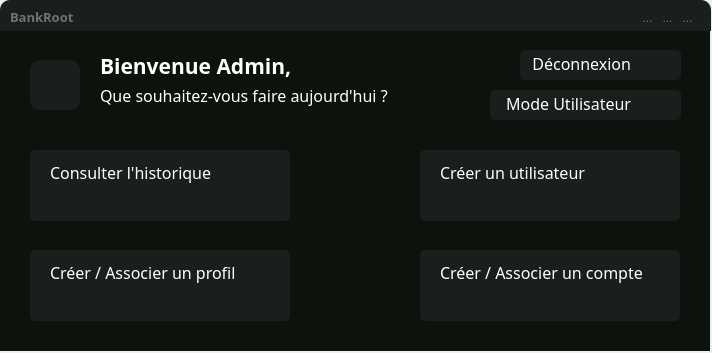
<?xml version="1.0" encoding="UTF-8"?>
<ui version="4.0">
 <class>admin_homepage</class>
 <widget class="QWidget" name="admin_homepage">
  <property name="geometry">
   <rect>
    <x>0</x>
    <y>0</y>
    <width>712</width>
    <height>353</height>
   </rect>
  </property>
  <property name="windowTitle">
   <string>Form</string>
  </property>
  <widget class="QWidget" name="widget" native="true">
   <property name="enabled">
    <bool>true</bool>
   </property>
   <property name="geometry">
    <rect>
     <x>0</x>
     <y>30</y>
     <width>710</width>
     <height>321</height>
    </rect>
   </property>
   <property name="font">
    <font>
     <pointsize>1</pointsize>
    </font>
   </property>
   <property name="cursor">
    <cursorShape>ArrowCursor</cursorShape>
   </property>
   <property name="mouseTracking">
    <bool>true</bool>
   </property>
   <property name="styleSheet">
    <string notr="true">QWidget {
    background-color: #0C120C;
}</string>
   </property>
   <widget class="QLabel" name="labelFirstName_3">
    <property name="geometry">
     <rect>
      <x>100</x>
      <y>20</y>
      <width>231</width>
      <height>31</height>
     </rect>
    </property>
    <property name="font">
     <font>
      <family>Segoe UI Variable Small</family>
      <pointsize>16</pointsize>
      <bold>true</bold>
     </font>
    </property>
    <property name="styleSheet">
     <string notr="true">QLabel {
    color: white;
}</string>
    </property>
    <property name="text">
     <string>Bienvenue Admin,</string>
    </property>
   </widget>
   <widget class="QWidget" name="widget_20" native="true">
    <property name="geometry">
     <rect>
      <x>30</x>
      <y>30</y>
      <width>50</width>
      <height>50</height>
     </rect>
    </property>
    <property name="styleSheet">
     <string notr="true">QWidget {
    background-color: #181F1C;
border-radius: 10px; 
}</string>
    </property>
   </widget>
   <widget class="QWidget" name="ActionBtn_12" native="true">
    <property name="geometry">
     <rect>
      <x>30</x>
      <y>120</y>
      <width>260</width>
      <height>75</height>
     </rect>
    </property>
    <property name="cursor">
     <cursorShape>PointingHandCursor</cursorShape>
    </property>
    <property name="styleSheet">
     <string notr="true">background:transparent;</string>
    </property>
    <widget class="QToolButton" name="logcl_adm">
     <property name="geometry">
      <rect>
       <x>0</x>
       <y>0</y>
       <width>260</width>
       <height>71</height>
      </rect>
     </property>
     <property name="cursor">
      <cursorShape>PointingHandCursor</cursorShape>
     </property>
     <property name="styleSheet">
      <string notr="true">QToolButton {
    background-color: #181F1C;
	border-radius: 5px; 
}

QToolButton:hover{
background:#595554;
}</string>
     </property>
     <property name="text">
      <string/>
     </property>
    </widget>
    <widget class="QLabel" name="ActionBtnName_12">
     <property name="geometry">
      <rect>
       <x>20</x>
       <y>7</y>
       <width>221</width>
       <height>31</height>
      </rect>
     </property>
     <property name="font">
      <font>
       <family>Segoe UI Variable Small</family>
       <pointsize>12</pointsize>
      </font>
     </property>
     <property name="styleSheet">
      <string notr="true">QLabel {
    color: white;
background: transparent;
}</string>
     </property>
     <property name="text">
      <string>Consulter l'historique</string>
     </property>
    </widget>
    <widget class="QToolButton" name="toolButton_28">
     <property name="geometry">
      <rect>
       <x>18</x>
       <y>38</y>
       <width>21</width>
       <height>21</height>
      </rect>
     </property>
     <property name="styleSheet">
      <string notr="true">QToolButton{
border-radius:45px;
background:transparent;
}
</string>
     </property>
     <property name="text">
      <string/>
     </property>
     <property name="icon">
      <iconset resource="ressource.qrc">
       <normaloff>:/assets/people2.png</normaloff>:/assets/people2.png</iconset>
     </property>
     <property name="iconSize">
      <size>
       <width>128</width>
       <height>128</height>
      </size>
     </property>
    </widget>
   </widget>
   <widget class="QWidget" name="widget_25" native="true">
    <property name="geometry">
     <rect>
      <x>1030</x>
      <y>30</y>
      <width>61</width>
      <height>51</height>
     </rect>
    </property>
    <property name="styleSheet">
     <string notr="true">QWidget {
    background-color: #181F1C;
border-radius: 10px; 
}</string>
    </property>
    <widget class="QToolButton" name="adminChange">
     <property name="geometry">
      <rect>
       <x>10</x>
       <y>10</y>
       <width>41</width>
       <height>31</height>
      </rect>
     </property>
     <property name="statusTip">
      <string/>
     </property>
     <property name="styleSheet">
      <string notr="true">QToolButton{
border-radius:45px;
}

QToolButton:hover{
border-radius:45px;
background:red;
}</string>
     </property>
     <property name="text">
      <string/>
     </property>
     <property name="icon">
      <iconset resource="ressource.qrc">
       <normaloff>:/assets/logout.png</normaloff>:/assets/logout.png</iconset>
     </property>
     <property name="iconSize">
      <size>
       <width>32</width>
       <height>32</height>
      </size>
     </property>
     <property name="autoRaise">
      <bool>false</bool>
     </property>
    </widget>
   </widget>
   <widget class="QWidget" name="ActionBtn_11" native="true">
    <property name="geometry">
     <rect>
      <x>30</x>
      <y>220</y>
      <width>260</width>
      <height>75</height>
     </rect>
    </property>
    <property name="cursor">
     <cursorShape>PointingHandCursor</cursorShape>
    </property>
    <property name="styleSheet">
     <string notr="true">background:transparent;</string>
    </property>
    <widget class="QToolButton" name="crprofil_adm">
     <property name="geometry">
      <rect>
       <x>0</x>
       <y>0</y>
       <width>260</width>
       <height>71</height>
      </rect>
     </property>
     <property name="styleSheet">
      <string notr="true">QToolButton {
    background-color: #181F1C;
	border-radius: 5px; 
}

QToolButton:hover{
background:#595554;
}</string>
     </property>
     <property name="text">
      <string/>
     </property>
    </widget>
    <widget class="QLabel" name="ActionBtnName_11">
     <property name="geometry">
      <rect>
       <x>20</x>
       <y>7</y>
       <width>211</width>
       <height>31</height>
      </rect>
     </property>
     <property name="font">
      <font>
       <family>Segoe UI Variable Small</family>
       <pointsize>12</pointsize>
      </font>
     </property>
     <property name="styleSheet">
      <string notr="true">QLabel {
    color: white;
background: transparent;
}</string>
     </property>
     <property name="text">
      <string>Créer / Associer un profil</string>
     </property>
    </widget>
    <widget class="QToolButton" name="toolButton_27">
     <property name="geometry">
      <rect>
       <x>18</x>
       <y>38</y>
       <width>21</width>
       <height>21</height>
      </rect>
     </property>
     <property name="styleSheet">
      <string notr="true">QToolButton{
border-radius:45px;
background:transparent;
}
</string>
     </property>
     <property name="text">
      <string/>
     </property>
     <property name="icon">
      <iconset resource="ressource.qrc">
       <normaloff>:/assets/people2.png</normaloff>:/assets/people2.png</iconset>
     </property>
     <property name="iconSize">
      <size>
       <width>128</width>
       <height>128</height>
      </size>
     </property>
    </widget>
   </widget>
   <widget class="QLabel" name="labelFirstName_4">
    <property name="geometry">
     <rect>
      <x>100</x>
      <y>50</y>
      <width>291</width>
      <height>31</height>
     </rect>
    </property>
    <property name="font">
     <font>
      <family>Segoe UI Variable Small</family>
      <pointsize>12</pointsize>
     </font>
    </property>
    <property name="styleSheet">
     <string notr="true">QLabel {
    color: white;
}</string>
    </property>
    <property name="text">
     <string>Que souhaitez-vous faire aujourd'hui ?</string>
    </property>
   </widget>
   <widget class="QWidget" name="ActionBtn_9" native="true">
    <property name="geometry">
     <rect>
      <x>420</x>
      <y>120</y>
      <width>260</width>
      <height>75</height>
     </rect>
    </property>
    <property name="cursor">
     <cursorShape>PointingHandCursor</cursorShape>
    </property>
    <property name="styleSheet">
     <string notr="true">background:transparent;</string>
    </property>
    <widget class="QToolButton" name="cruser_adm">
     <property name="geometry">
      <rect>
       <x>0</x>
       <y>0</y>
       <width>260</width>
       <height>71</height>
      </rect>
     </property>
     <property name="styleSheet">
      <string notr="true">QToolButton {
    background-color: #181F1C;
	border-radius: 5px; 
}

QToolButton:hover{
background:#595554;
}</string>
     </property>
     <property name="text">
      <string/>
     </property>
    </widget>
    <widget class="QLabel" name="ActionBtnName_9">
     <property name="geometry">
      <rect>
       <x>20</x>
       <y>7</y>
       <width>211</width>
       <height>31</height>
      </rect>
     </property>
     <property name="font">
      <font>
       <family>Segoe UI Variable Small</family>
       <pointsize>12</pointsize>
      </font>
     </property>
     <property name="styleSheet">
      <string notr="true">QLabel {
    color: white;
background: transparent;
}</string>
     </property>
     <property name="text">
      <string>Créer un utilisateur</string>
     </property>
    </widget>
    <widget class="QToolButton" name="toolButton_23">
     <property name="geometry">
      <rect>
       <x>18</x>
       <y>38</y>
       <width>21</width>
       <height>21</height>
      </rect>
     </property>
     <property name="styleSheet">
      <string notr="true">QToolButton{
border-radius:45px;
background:transparent;
}
</string>
     </property>
     <property name="text">
      <string/>
     </property>
     <property name="icon">
      <iconset resource="ressource.qrc">
       <normaloff>:/assets/people2.png</normaloff>:/assets/people2.png</iconset>
     </property>
     <property name="iconSize">
      <size>
       <width>128</width>
       <height>128</height>
      </size>
     </property>
    </widget>
   </widget>
   <widget class="QWidget" name="ActionBtn_13" native="true">
    <property name="geometry">
     <rect>
      <x>420</x>
      <y>220</y>
      <width>260</width>
      <height>75</height>
     </rect>
    </property>
    <property name="cursor">
     <cursorShape>PointingHandCursor</cursorShape>
    </property>
    <property name="styleSheet">
     <string notr="true">background:transparent;</string>
    </property>
    <widget class="QToolButton" name="associer_adm">
     <property name="geometry">
      <rect>
       <x>0</x>
       <y>0</y>
       <width>260</width>
       <height>71</height>
      </rect>
     </property>
     <property name="styleSheet">
      <string notr="true">QToolButton {
    background-color: #181F1C;
	border-radius: 5px; 
}

QToolButton:hover{
background:#595554;
}</string>
     </property>
     <property name="text">
      <string/>
     </property>
    </widget>
    <widget class="QLabel" name="ActionBtnName_14">
     <property name="geometry">
      <rect>
       <x>20</x>
       <y>7</y>
       <width>211</width>
       <height>31</height>
      </rect>
     </property>
     <property name="font">
      <font>
       <family>Segoe UI Variable Small</family>
       <pointsize>12</pointsize>
      </font>
     </property>
     <property name="styleSheet">
      <string notr="true">QLabel {
    color: white;
background: transparent;
}</string>
     </property>
     <property name="text">
      <string>Créer / Associer un compte</string>
     </property>
    </widget>
    <widget class="QToolButton" name="toolButton_32">
     <property name="geometry">
      <rect>
       <x>18</x>
       <y>38</y>
       <width>21</width>
       <height>21</height>
      </rect>
     </property>
     <property name="styleSheet">
      <string notr="true">QToolButton{
border-radius:45px;
background:transparent;
}
</string>
     </property>
     <property name="text">
      <string/>
     </property>
     <property name="icon">
      <iconset resource="ressource.qrc">
       <normaloff>:/assets/people2.png</normaloff>:/assets/people2.png</iconset>
     </property>
     <property name="iconSize">
      <size>
       <width>128</width>
       <height>128</height>
      </size>
     </property>
    </widget>
   </widget>
   <widget class="QWidget" name="LittleActionBtn" native="true">
    <property name="geometry">
     <rect>
      <x>520</x>
      <y>20</y>
      <width>161</width>
      <height>31</height>
     </rect>
    </property>
    <property name="styleSheet">
     <string notr="true">background:transparent;</string>
    </property>
    <widget class="QToolButton" name="logoff">
     <property name="geometry">
      <rect>
       <x>0</x>
       <y>0</y>
       <width>161</width>
       <height>30</height>
      </rect>
     </property>
     <property name="styleSheet">
      <string notr="true">QToolButton {
    background-color: #181F1C;
	border-radius: 5px; 
}

QToolButton:hover{
background:#595554;
}</string>
     </property>
     <property name="text">
      <string/>
     </property>
    </widget>
    <widget class="QLabel" name="LittleActionBtnName">
     <property name="geometry">
      <rect>
       <x>10</x>
       <y>-2</y>
       <width>101</width>
       <height>31</height>
      </rect>
     </property>
     <property name="font">
      <font>
       <family>Segoe UI Variable Small</family>
       <pointsize>12</pointsize>
      </font>
     </property>
     <property name="styleSheet">
      <string notr="true">QLabel {
    color: white;
background: transparent;
}</string>
     </property>
     <property name="text">
      <string>Déconnexion</string>
     </property>
     <property name="alignment">
      <set>Qt::AlignRight|Qt::AlignTrailing|Qt::AlignVCenter</set>
     </property>
    </widget>
    <widget class="QToolButton" name="LittleActionIcon">
     <property name="geometry">
      <rect>
       <x>130</x>
       <y>4</y>
       <width>21</width>
       <height>21</height>
      </rect>
     </property>
     <property name="styleSheet">
      <string notr="true">QToolButton{
border-radius:45px;
background:transparent;
}
</string>
     </property>
     <property name="text">
      <string/>
     </property>
     <property name="icon">
      <iconset resource="ressource.qrc">
       <normaloff>:/assets/logout2.png</normaloff>:/assets/logout2.png</iconset>
     </property>
     <property name="iconSize">
      <size>
       <width>128</width>
       <height>128</height>
      </size>
     </property>
    </widget>
   </widget>
   <widget class="QWidget" name="LittleActionBtn_2" native="true">
    <property name="geometry">
     <rect>
      <x>490</x>
      <y>60</y>
      <width>191</width>
      <height>31</height>
     </rect>
    </property>
    <property name="styleSheet">
     <string notr="true">background:transparent;</string>
    </property>
    <widget class="QToolButton" name="switchRole">
     <property name="geometry">
      <rect>
       <x>0</x>
       <y>0</y>
       <width>191</width>
       <height>30</height>
      </rect>
     </property>
     <property name="styleSheet">
      <string notr="true">QToolButton {
    background-color: #181F1C;
	border-radius: 5px; 
}

QToolButton:hover{
background:#595554;
}</string>
     </property>
     <property name="text">
      <string/>
     </property>
    </widget>
    <widget class="QLabel" name="LittleActionBtnName_2">
     <property name="geometry">
      <rect>
       <x>10</x>
       <y>-2</y>
       <width>131</width>
       <height>31</height>
      </rect>
     </property>
     <property name="font">
      <font>
       <family>Segoe UI Variable Small</family>
       <pointsize>12</pointsize>
      </font>
     </property>
     <property name="styleSheet">
      <string notr="true">QLabel {
    color: white;
background: transparent;
}</string>
     </property>
     <property name="text">
      <string>Mode Utilisateur</string>
     </property>
     <property name="alignment">
      <set>Qt::AlignRight|Qt::AlignTrailing|Qt::AlignVCenter</set>
     </property>
    </widget>
    <widget class="QToolButton" name="LittleActionIcon_2">
     <property name="geometry">
      <rect>
       <x>160</x>
       <y>4</y>
       <width>21</width>
       <height>21</height>
      </rect>
     </property>
     <property name="styleSheet">
      <string notr="true">QToolButton{
border-radius:45px;
background:transparent;
}
</string>
     </property>
     <property name="text">
      <string/>
     </property>
     <property name="icon">
      <iconset resource="ressource.qrc">
       <normaloff>:/assets/unlock2.png</normaloff>:/assets/unlock2.png</iconset>
     </property>
     <property name="iconSize">
      <size>
       <width>128</width>
       <height>128</height>
      </size>
     </property>
    </widget>
   </widget>
  </widget>
  <widget class="QWidget" name="topbar" native="true">
   <property name="geometry">
    <rect>
     <x>0</x>
     <y>0</y>
     <width>711</width>
     <height>31</height>
    </rect>
   </property>
   <property name="styleSheet">
    <string notr="true">background-color:rgb(24,31, 28);
color:rgb(109, 114, 117);
border-top-right-radius: 10px;
border-top-left-radius: 10px;
</string>
   </property>
   <widget class="QLabel" name="label_64">
    <property name="geometry">
     <rect>
      <x>10</x>
      <y>1</y>
      <width>91</width>
      <height>31</height>
     </rect>
    </property>
    <property name="font">
     <font>
      <family>Nohemi</family>
      <pointsize>10</pointsize>
      <bold>true</bold>
     </font>
    </property>
    <property name="styleSheet">
     <string notr="true"/>
    </property>
    <property name="text">
     <string>BankRoot</string>
    </property>
   </widget>
   <widget class="QToolButton" name="reduced_adm">
    <property name="geometry">
     <rect>
      <x>640</x>
      <y>10</y>
      <width>15</width>
      <height>15</height>
     </rect>
    </property>
    <property name="styleSheet">
     <string notr="true">QToolButton{
border-radius:45px;
}

QToolButton:hover{
border-radius:45px;
background:red;
}</string>
    </property>
    <property name="text">
     <string>...</string>
    </property>
    <property name="icon">
     <iconset resource="ressource.qrc">
      <normaloff>:/assets/reduce.png</normaloff>:/assets/reduce.png</iconset>
    </property>
    <property name="iconSize">
     <size>
      <width>12</width>
      <height>12</height>
     </size>
    </property>
   </widget>
   <widget class="QToolButton" name="fullscreen_adm">
    <property name="geometry">
     <rect>
      <x>660</x>
      <y>10</y>
      <width>15</width>
      <height>15</height>
     </rect>
    </property>
    <property name="styleSheet">
     <string notr="true">QToolButton{
border-radius:45px;
}</string>
    </property>
    <property name="text">
     <string>...</string>
    </property>
    <property name="icon">
     <iconset resource="ressource.qrc">
      <normaloff>:/assets/fullscreen.png</normaloff>:/assets/fullscreen.png</iconset>
    </property>
    <property name="iconSize">
     <size>
      <width>10</width>
      <height>10</height>
     </size>
    </property>
   </widget>
   <widget class="QToolButton" name="close_adm">
    <property name="geometry">
     <rect>
      <x>680</x>
      <y>10</y>
      <width>15</width>
      <height>15</height>
     </rect>
    </property>
    <property name="styleSheet">
     <string notr="true">QToolButton{
border-radius:45px;
}

QToolButton:hover{
border-radius:45px;
background:red;
}</string>
    </property>
    <property name="text">
     <string>...</string>
    </property>
    <property name="icon">
     <iconset resource="ressource.qrc">
      <normaloff>:/assets/leave.png</normaloff>:/assets/leave.png</iconset>
    </property>
    <property name="iconSize">
     <size>
      <width>10</width>
      <height>10</height>
     </size>
    </property>
   </widget>
  </widget>
 </widget>
 <resources>
  <include location="ressource.qrc"/>
 </resources>
 <connections/>
</ui>
